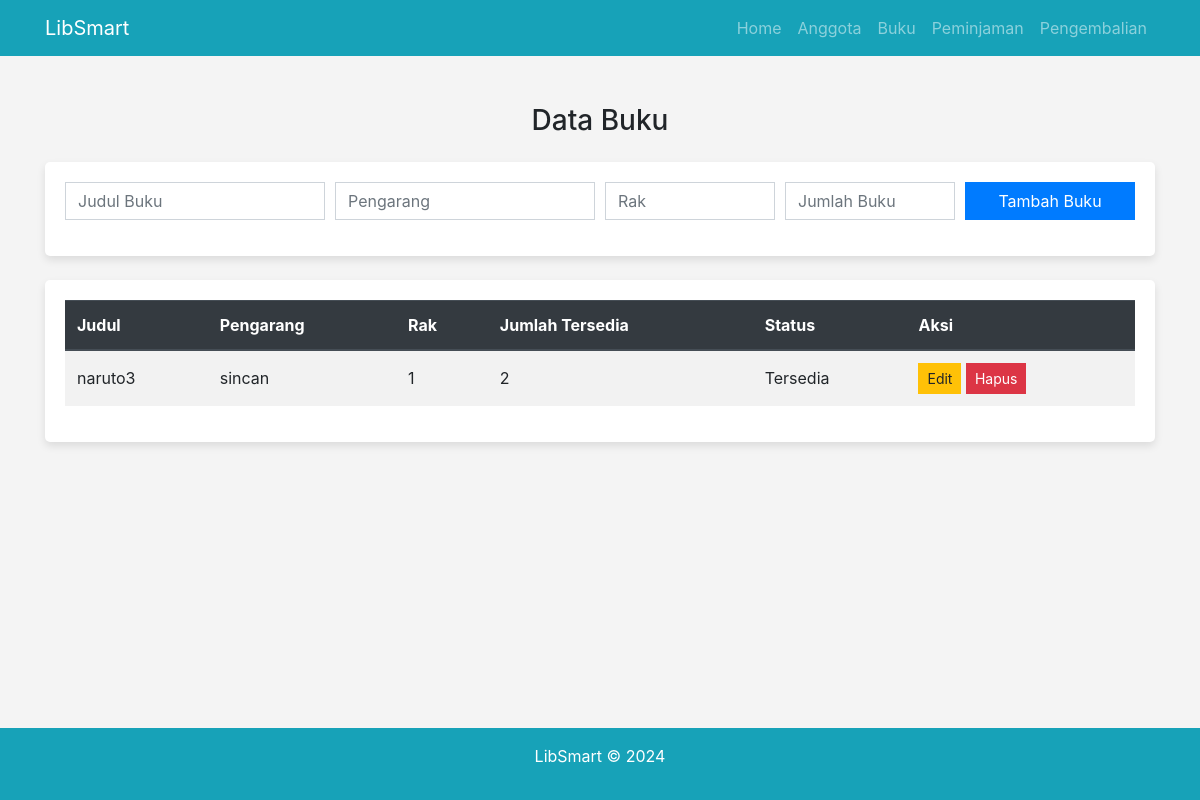
The app's page /buku.php with its own data.
### tables this page shows
CREATE TABLE `buku` (
  `id` int NOT NULL,
  `judul` varchar(100) NOT NULL,
  `pengarang` varchar(100) DEFAULT NULL,
  `rak` varchar(50) DEFAULT NULL,
  `status_pinjam` tinyint(1) DEFAULT '0',
  `jumlah` int DEFAULT '0'
);

### buku.php (the view, shortened to what this page needs)
<?php
include 'koneksi.php';
$buku_to_edit = null;
$buku = $conn->query("SELECT * FROM buku");
?>
<!DOCTYPE html>
<html>
<head>
    <link href="https://maxcdn.bootstrapcdn.com/bootstrap/4.5.2/css/bootstrap.min.css" rel="stylesheet">
</head>
<body>
<nav class="navbar navbar-expand-lg navbar-dark bg-info">
    <div class="container">
        <a class="navbar-brand" id="branding" href="index.php">LibSmart</a>
        <div class="collapse navbar-collapse" id="navbarNav">
            <ul class="navbar-nav ml-auto">
                <li class="nav-item">
                    <a class="nav-link" href="index.php">Home</a>
                </li>
                <li class="nav-item">
                    <a class="nav-link" href="anggota.php">Anggota</a>
                </li>
                <li class="nav-item">
                    <a class="nav-link" href="buku.php">Buku</a>
                </li>
                <li class="nav-item">
                    <a class="nav-link" href="peminjaman.php">Peminjaman</a>
                </li>
                <li class="nav-item">
                    <a class="nav-link" href="pengembalian.php">Pengembalian</a>
                </li>
            </ul>
        </div>
    </div>
</nav>
<div class="container container-main mt-5">
    <h3 class="text-center mb-4">Data Buku</h3>
    <div class="form-container mb-4">
        <form method="POST" action="buku.php">
            <div class="form-row">
                <div class="form-group col-md-3">
                    <input type="text" name="judul" class="form-control" placeholder="Judul Buku" value="<?php echo $buku_to_edit ? $buku_to_edit['judul'] : ''; ?>" required>
                </div>
                <div class="form-group col-md-3">
                    <input type="text" name="pengarang" class="form-control" placeholder="Pengarang" value="<?php echo $buku_to_edit ? $buku_to_edit['pengarang'] : ''; ?>" required>
                </div>
                <div class="form-group col-md-2">
                    <input type="number" name="rak" class="form-control" placeholder="Rak" value="<?php echo $buku_to_edit ? $buku_to_edit['rak'] : ''; ?>" required min="1" max="10">
                </div>
                <div class="form-group col-md-2">
                    <input type="number" name="jumlah" class="form-control" placeholder="Jumlah Buku" value="<?php echo $buku_to_edit ? $buku_to_edit['jumlah'] : ''; ?>" required min="1" max="20">
                </div>
                <div class="form-group col-md-2">
                    <input type="submit" name="<?php echo $buku_to_edit ? 'edit' : 'add'; ?>" class="btn btn-primary btn-block" value="<?php echo $buku_to_edit ? 'Edit Buku' : 'Tambah Buku'; ?>">
                </div>
            </div>
        </form>
    </div>
    <div class="table-container fade-in">
        <table class="table table-striped">
            <thead class="thead-dark">
                <tr>
                    <th>Judul</th>
                    <th>Pengarang</th>
                    <th>Rak</th>
                    <th>Jumlah Tersedia</th>
                    <th>Status</th>
                    <th>Aksi</th>
                </tr>
            </thead>
            <tbody>
                <?php while($row = $buku->fetch_assoc()): ?>
                <tr class="fade-in-row">
                    <td><?php echo $row['judul']; ?></td>
                    <td><?php echo $row['pengarang']; ?></td>
                    <td><?php echo $row['rak']; ?></td>
                    <td><?php echo $row['jumlah']; ?></td>
                    <td><?php echo $row['jumlah'] > 0 ? 'Tersedia' : 'Dipinjam'; ?></td>
                    <td>
                        <a href="buku.php?edit=<?php echo $row['id']; ?>" class="btn btn-warning btn-sm">Edit</a>
                        <a href="buku.php?delete=<?php echo $row['id']; ?>" class="btn btn-danger btn-sm">Hapus</a>
                    </td>
                </tr>
                <?php endwhile; ?>
            </tbody>
        </table>
    </div>
</div>
<footer class="bg-info text-white text-center py-3">
    <p>LibSmart &copy; 2024</p>
</footer>
</body>
</html>

### buku.php (style rules this page uses)
body { background-color: #f4f4f4; min-height: 100vh; display: flex; flex-direction: column; }
.form-container { background: #fff; padding: 20px; border-radius: 5px; box-shadow: 0 4px 8px rgba(0, 0, 0, 0.1); }
.form-control { border-radius: 0; }
.table-container { background: #fff; padding: 20px; border-radius: 5px; box-shadow: 0 4px 8px rgba(0, 0, 0, 0.1); }
.table th, .table td { vertical-align: middle; }
.btn { border-radius: 0; }
.btn-danger { background-color: #dc3545; }
footer { background: #50b3a2; color: #fff; text-align: center; padding: 20px 0; position: relative; width: 100%; margin-top: auto; }
.table thead th { vertical-align: middle; }
.fade-in { animation: fadeIn 0.5s ease-in-out; }
.fade-in-row { animation: fadeIn 1s ease-in-out; }
.container-main { flex: 1; padding-bottom: 60px; }

### records on screen
buku: judul "naruto3", pengarang "sincan", rak "1", jumlah "2", shows "Tersedia"
